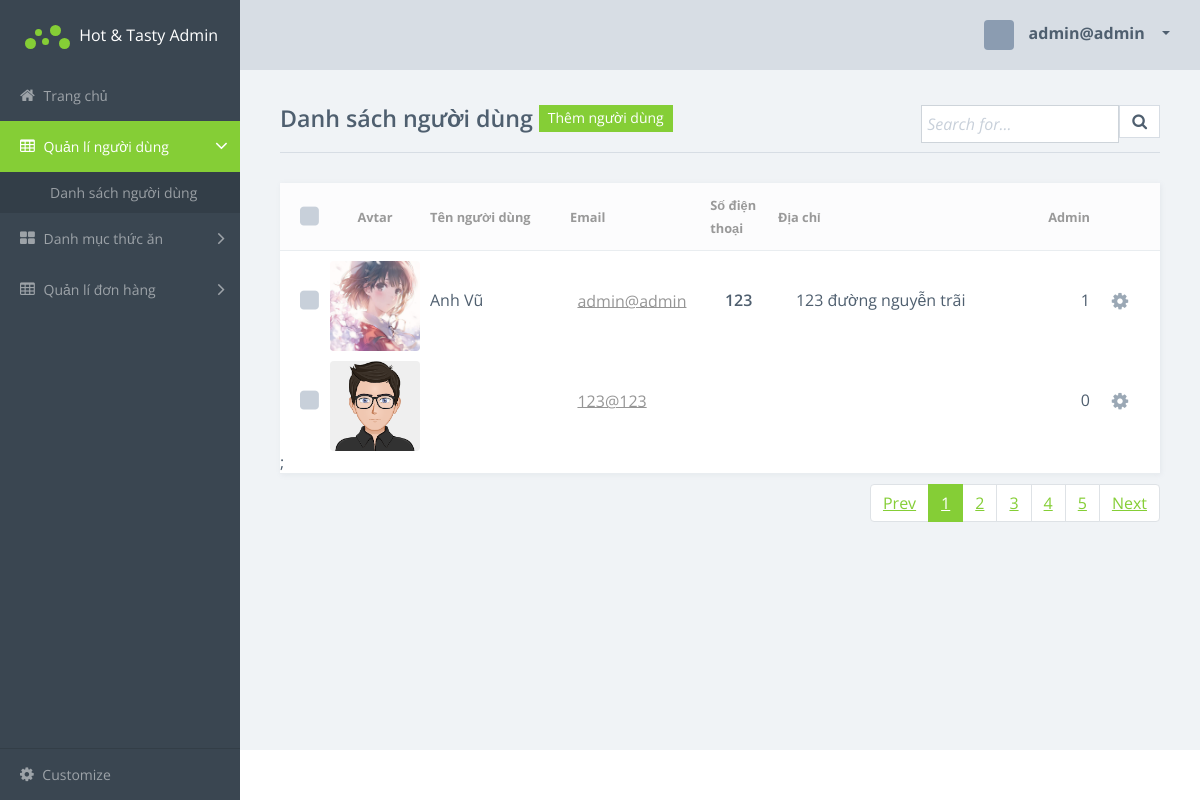
The app's page /admin-pages/controller/userController.php?menu=user (signed in) with its own data.
### tables this page shows
CREATE TABLE `user` (
  `id` int(11) NOT NULL,
  `email` text NOT NULL,
  `password` text NOT NULL,
  `user_name` text DEFAULT NULL,
  `img` text DEFAULT NULL,
  `phone` decimal(10,0) DEFAULT NULL,
  `address` text DEFAULT NULL,
  `administrator` tinyint(1) NOT NULL DEFAULT 0
);

### admin-pages/database/config.php (called while the page is built, shortened)
<?php
class configuration
{
    private  $HOST;
    private  $DBNAME;
    private  $USERNAME;
    private  $PASSWORD;
    private static $conn;
    public function __construct()
    {
        $this->HOST = 'localhost';
        $this->DBNAME = 'food_code';
        $this->USERNAME = 'root';
        $this->PASSWORD = '';
        if (self::$conn = null) {
            $this->connectDB();
        } else {
            return self::$conn;
        }
    }
    public function __destruct()
    {
        $this->HOST = '';
        $this->DBNAME = '';
        $this->USERNAME = '';
        $this->PASSWORD = "";
        self::$conn = null;
    }
    public function closeConnect()
    {
        self::$conn = null;
    }
    private function connectDB()
    {
        try {
            self::$conn = new PDO("mysql:host=$this->HOST; dbname=$this->DBNAME", $this->USERNAME, $this->PASSWORD);
            self::$conn->setAttribute(PDO::ATTR_ERRMODE, PDO::ERRMODE_EXCEPTION);
        } catch (PDOException $e) {
        }
    }
    public function getData($query, $param = array())
    {
        try {
            $stm = self::$conn->prepare($query);
            $stm->execute($param);
            return $stm->fetchAll(PDO::FETCH_ASSOC);
        } catch (PDOException $e) {
            return $e->getMessage();
        } finally {
            $this->closeConnect();
        }
    }
}

### admin-pages/models/DAO/userDAO.php (called while the page is built, shortened)
<?php
include_once '../database/config.php';
include_once '../models/DTO/userDTO.php';
class userDAO
{
    public function getAllUser()
    {
        $dbConn = new configuration();
        $query = 'select * from user';
        $param = array();
        $users = $dbConn->getData($query, $param);
        foreach ($users as $data) {
            $user_data[] = new userDTO($data['id'], $data['email'], $data['password'], $data['user_name'], $data['img'], $data['phone'], $data['address'], $data['administrator']);
        }
        return $user_data;
    }
}

### admin-pages/models/DTO/userDTO.php (called while the page is built, shortened)
<?php
class userDTO
{
    private $id;
    private $email;
    private $user_name;
    private $img;
    private $phone;
    private $address;
    private $administrator;
    public function __construct($id, $email, $password, $user_name, $img, $phone, $address, $administrator)
    {
        $this->id = $id;
        $this->email = $email;
        $this->user_name = $user_name;
        $this->img = $img;
        $this->phone = $phone;
        $this->address = $address;
        $this->administrator = $administrator;
    }
    public function getId()
    {
        return $this->id;
    }
    public function getEmail()
    {
        return $this->email;
    }
    public function getUser_name()
    {
        return $this->user_name;
    }
    public function getPhone()
    {
        return $this->phone;
    }
    public function getAddress()
    {
        return $this->address;
    }
    public function getImg()
    {
        return $this->img;
    }
    public function getAdministrator()
    {
        return $this->administrator;
    }
}

### admin-pages/views/user-list.php (the view, shortened to what this page needs)
<!doctype html>
<html class="no-js" lang="en">
<head>
    <link rel="stylesheet" href="css/vendor.css">
</head>
<body>
    <div class="main-wrapper">
        <div class="app" id="app">
            <?php
            include_once '../include/header.php';
            ?>
            <article class="content items-list-page">
                <div class="title-search-block">
                    <div class="title-block">
                        <div class="row">
                            <div class="col-md-6">
                                <h3 class="title"> Danh sách người dùng <a href="../views/user-editor.php" class="btn btn-primary btn-sm rounded-s"> Thêm người dùng </a>
                                </h3>
                            </div>
                        </div>
                    </div>
                    <div class="items-search">
                        <form class="form-inline">
                            <div class="input-group">
                                <input type="text" class="form-control boxed rounded-s" placeholder="Search for...">
                                <span class="input-group-btn">
                                    <button class="btn btn-secondary rounded-s" type="button">
                                        <i class="fa fa-search"></i>
                                    </button>
                                </span>
                            </div>
                        </form>
                    </div>
                </div>
                <div class="card items">
                    <ul class="item-list striped">
                        <li class="item item-list-header">
                            <div class="item-row">
                                <div class="item-col fixed item-col-check">
                                    <label class="item-check" id="select-all-items">
                                        <span></span>
                                    </label>
                                </div>
                                <div class="item-col item-col-header fixed item-col-img md">
                                    <div>
                                        <span>Avtar</span>
                                    </div>
                                </div>
                                <div class="item-col item-col-header item-col-author">
                                    <div class="">
                                        <span>Tên người dùng</span>
                                    </div>
                                </div>
                                <div class="item-col item-col-header item-col-author">
                                    <div class="">
                                        <span>Email</span>
                                    </div>
                                </div>
                                <div class="item-col item-col-header item-col-sales">
                                    <div class="">
                                        <span>Số điện thoại</span>
                                    </div>
                                </div>
                                <div class="item-col item-col-header item-col-title">
                                    <div class="">
                                        <span>Địa chỉ</span>
                                    </div>
                                </div>
                                <div class="item-col item-col-header fixed item-col-date">
                                    <div class="">
                                        <span>Admin</span>
                                    </div>
                                </div>
                                <div class="item-col item-col-header fixed item-col-actions-dropdown">
                                </div>
                            </div>
                        </li>
                        <li class="item">
                            <?php
                            foreach ($list_user as $user) {
                                echo '       <div class="item-row">
                                <div class="item-col fixed item-col-check">
                                    <label class="item-check" id="select-all-items">
                                        <input type="checkbox" class="checkbox">
                                        <span></span>
                                    </label>
                                </div>
                                <div class="item-col fixed item-col-img md">
                                        <div class="item-img rounded" style="background-image: url(../../imgs/';
                                if ($user->getImg() == '') {
                                    echo 'avatarDefault.png';
                                } else {
                                    echo $user->getImg();
                                }
                                echo ')"></div>
                                </div>
                                <div class="item-col item-col-header item-col-author">
                                    <div class="">
                                        <span>' . $user->getUser_name() . '</span>
                                    </div>
                                </div>
                                <div class="item-col item-col-header item-col-author">
                                    <div>
                                        <span><a href="../controller/userController.php?action=getUser&id='.$user->getId().'">    ' . $user->getEmail() . '</a></span>
                                    </div>
                                </div>
                                <div class="item-col item-col-header item-col-sales">
                                <div class="">
                                    <span>'.$user->getPhone().'</span>
                                </div>
                            </div>
                            <div class="item-col item-col-header item-col-title">
                                <div class="">
                                    <span>'.$user->getAddress().'</span>
                                </div>
                            </div>
                            <div class="item-col item-col-header fixed item-col-date">
                                <div class="">
                                    <span>'.$user->getAdministrator().'</span>
                                </div>
                            </div>
                                <div class="item-col fixed item-col-actions-dropdown">
                                    <div class="item-actions-dropdown">
                                        <a class="item-actions-toggle-btn">
                                            <span class="inactive">
                                                <i class="fa fa-cog"></i>
                                            </span>
                                        </a>
                                                    <a class="remove" href="#" onclick="deletePrd('.$user->getId().')">
                                                    </a>
                                                    <a class="edit" href="../controller/userController.php?action=getUser&id=' . $user->getId() . '">
                                                    </a>
                                    </div>
                                </div>
                            </div>';
                            } ?>;
                        </li>
                    </ul>
                </div>
                <nav class="text-right">
                    <ul class="pagination">
                        <li class="page-item">
                            <a class="page-link" href=""> Prev </a>
                        </li>
                        <li class="page-item active">
                            <a class="page-link" href=""> 1 </a>
                        </li>
                        <li class="page-item">
                            <a class="page-link" href=""> 2 </a>
                        </li>
                        <li class="page-item">
                            <a class="page-link" href=""> 3 </a>
                        </li>
                        <li class="page-item">
                            <a class="page-link" href=""> 4 </a>
                        </li>
                        <li class="page-item">
                            <a class="page-link" href=""> 5 </a>
                        </li>
                        <li class="page-item">
                            <a class="page-link" href=""> Next </a>
                        </li>
                    </ul>
                </nav>
            </article>
            <footer class="footer">
            </footer>
        </div>
    </div>
</body>
</html>

### records on screen
user: img (picture), user_name "Anh Vũ", email "admin@admin", phone "123", address "123 đường nguyễn trãi", administrator "1"
user: email "123@123", administrator "0"

### other values on screen
$user_email "admin@admin"
